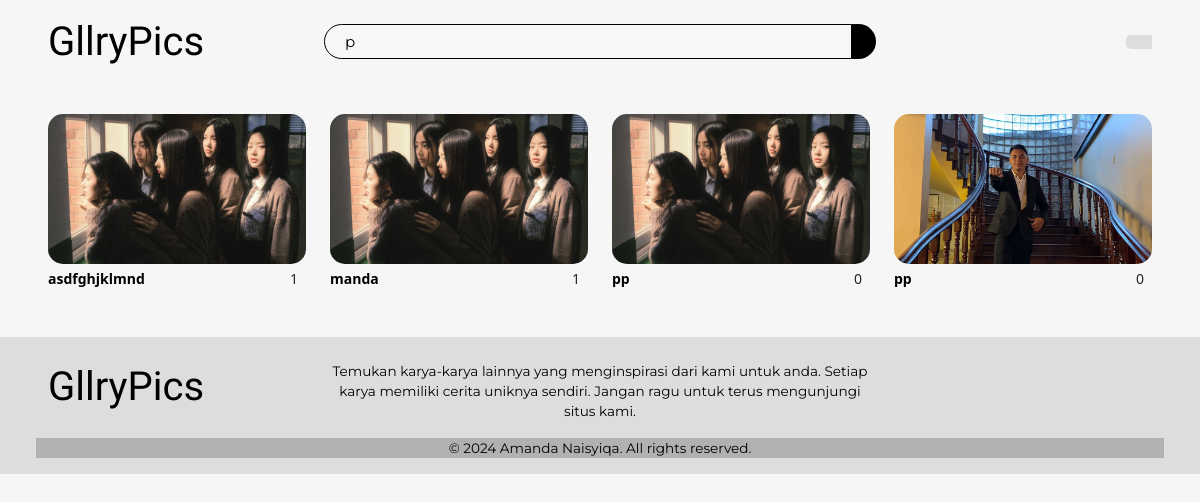
/cari.php?cari=p, run on the app's committed database.
### tables this page shows
CREATE TABLE `gallery_foto` (
  `FotoId` int(11) NOT NULL,
  `JudulFoto` varchar(255) NOT NULL,
  `DeskripsiFoto` text NOT NULL,
  `TanggalUnggah` date NOT NULL,
  `LokasiFile` varchar(255) NOT NULL,
  `AlbumId` int(11) NOT NULL,
  `UserId` int(11) NOT NULL
);

CREATE TABLE `gallery_user` (
  `UserId` int(11) NOT NULL,
  `Username` varchar(255) NOT NULL,
  `Password` varchar(255) NOT NULL,
  `Email` varchar(255) NOT NULL,
  `NamaLengkap` varchar(255) NOT NULL,
  `Alamat` text NOT NULL
);

### config/aksi_cari.php (called while the page is built)
<?php
include 'koneksi.php';
function cari($keyword){
    global $koneksi;
    $sql = "SELECT gallery_foto.FotoId, gallery_foto.JudulFoto, gallery_foto.LokasiFile, gallery_user.UserId,
    gallery_user.Username FROM gallery_foto INNER JOIN gallery_user ON gallery_foto.UserId = gallery_user.UserId
    WHERE gallery_foto.JudulFoto LIKE ? OR gallery_user.Username LIKE ?";
    $keyword = "%" . $keyword . "%";
    $stmt = $koneksi->prepare($sql);
    $stmt->bind_param("ss", $keyword, $keyword);
    $stmt->execute();
    $result = $stmt->get_result();
    return $result;
}
?>

### cari.php (the view, shortened to what this page needs)
<?php
include 'config/koneksi.php';
include 'config/aksi_cari.php';
$UserId = $_SESSION['UserId'];
?>
<html lang="en">
<head>
    <link href="https://cdn.jsdelivr.net/npm/bootstrap@5.3.2/dist/css/bootstrap.min.css" rel="stylesheet">
    <link rel=" stylesheet" href="css/cari.css">
</head>
<body>
    <nav class="navbar navbar-light">
        <div class="container-fluid px-5">
            <div class="col-2 justify-content-center">
                <a href="index.php" class="navbar-brand">GllryPics</a>
            </div>
            <form class="offset-1 col-6 d-flex mt-3 align-items-center" action="cari.php" method="GET">
                <input class="form-control search" type="search" placeholder="cari" aria-label="Search"
                    autocomplete="off" name="cari" value="<?php echo $_GET['cari'] ?>">
                <button class="btn-search btn" type="submit">
                </button>
            </form>
            <div class="d-flex offset-1 col-2 justify-content-end">
                <div class="dropdown">
                    <div class="btn-group">
                        <button class="btn" type="button" id="dropdownMenuClickableInside" data-bs-toggle="dropdown"
                            data-bs-auto-close="outside" aria-expanded="false">
                        </button>
                    </div>
                </div>
            </div>
        </div>
    </nav>
    <div class="container-fluid px-5">
        <div class="row kategori text-center mt-5">
            <h3>Jelajahi Galeri</h3>
        </div>
        <div class="row my-4">
            <?php
if(isset($_GET['cari'])){
    $keyword = $_GET['cari'];
    $result = cari($keyword);
    while($data = mysqli_fetch_array($result)){
?>
            <div class="col-3">
                <a href="komen.php?FotoId=<?= $data['FotoId']?>">
                    <img class="poto-galeri object-fit-cover img-fluid" src="gbr/<?= $data['LokasiFile']?>">
                </a>
                <div class="d-flex align-items-center justify-content-between mt-1 mb-4">
                    <a href="profil.php?UserId=<?= $data['UserId']?>" class="text-decoration-none"><small
                            class="fw-bold text-black"><?php echo $data['Username']?></small></a>
                    <div class="d-flex">
                        <div class="me-2 d-flex align-items-center">
                            <?php
                    $FotoId = $data['FotoId'];
                    $ceksuka = mysqli_query($koneksi, "SELECT * FROM gallery_likefoto WHERE FotoId='$FotoId' AND UserId ='$UserId' ");
                    if(mysqli_num_rows($ceksuka) == 1) { ?>
                            <a href="config/proses_suka.php?FotoId=<?php echo $data['FotoId'] ?>" type="submit"
                                name="batalsuka">
                                <ion-icon name="heart"></ion-icon>
                            </a><small>
                                <?php } else { ?>
                                <small>
                                    <?php }
                    $like = mysqli_query($koneksi, "SELECT * FROM gallery_likefoto WHERE FotoId='$FotoId'");
                    echo mysqli_num_rows($like);
                    ?>
                                </small>
                        </div>
                    </div>
                </div>
            </div>
            <?php
    }
} else {
    echo "Tidak ada hasil pencarian.";
}
?>
        </div>
    </div>
    <footer>
        <div class="container-fluid px-5">
            <div class="row align-items-center d-flex">
                <div class="col-2">
                    <a href="index.php" class="navbar-brand">GllryPics</a>
                </div>
                <div class="offset-1 col-6 text-center">
                    <p class="mt-4">Temukan karya-karya lainnya yang menginspirasi dari kami untuk anda. Setiap
                        karya
                        memiliki
                        cerita uniknya sendiri. Jangan ragu untuk terus mengunjungi situs kami.</p>
                </div>
                <div class="d-flex col-3" style="justify-content: space-between;">
                    <button type="button" class="btn-footer btn rounded-circle">
                    </button>
                    <button type="button" class="btn-footer btn rounded-circle">
                    </button>
                    <button type="button" class="btn-footer btn rounded-circle">
                    </button>
                </div>
                <p class="text-center" style="background-color: rgba(0, 0, 0, 0.2);">&copy; 2024 Amanda Naisyiqa.
                    All
                    rights reserved.</p>
            </div>
        </div>
    </footer>
</body>
</html>

### css/cari.css (style rules this page uses)
body { background-color: #f7f6f6; min-height: 100vh; }
.navbar { background-color: #f7f6f6; position: fixed; top: 0; width: 100%; z-index: 1000; font-family: "Montserrat", sans-serif; }
.search { background-color: #f7f7f7; font-family: "Montserrat", sans-serif; font-size: 15px; border-radius: 50px 0px 0px 50px; border: 1px solid #000000; padding-left: 20px; width: 100%; height: 35px; color: black; }
.btn-search { color: white !important; border: none !important; border-radius: 0px 50px 50px 0px; background-color: black; height: 35px; }
.navbar-brand { font-size: 40px; font-family: "Urbanist", sans-serif; }
.dropdown { border-radius: 5px 0px 0px 5px; background-color: rgba(0, 0, 0, 0.1); color: black; }
.poto-galeri { border-radius: 15px; width: 100%; height: 150px; }
footer { bottom: 0; background-color: rgba(0, 0, 0, 0.1); color: black; }
footer p { font-size: 85%; font-family: "Montserrat", sans-serif; }
.btn-footer { border-radius: 20px; color: black; height: 60px; width: 60px; }

### data on the page
gallery_foto: LokasiFile (picture), UserId.Username "asdfghjklmnd", mysqli_num_rows($like) "1"
gallery_foto: LokasiFile (picture), UserId.Username "manda", mysqli_num_rows($like) "1"
gallery_foto: LokasiFile (picture), UserId.Username "pp", mysqli_num_rows($like) "0"
gallery_foto: LokasiFile (picture), UserId.Username "pp", mysqli_num_rows($like) "0"
